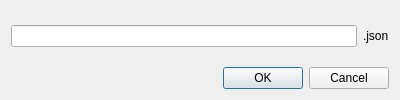
<?xml version="1.0" encoding="UTF-8"?>
<ui version="4.0">
 <class>ItemName</class>
 <widget class="QDialog" name="ItemName">
  <property name="geometry">
   <rect>
    <x>0</x>
    <y>0</y>
    <width>400</width>
    <height>100</height>
   </rect>
  </property>
  <property name="sizePolicy">
   <sizepolicy hsizetype="Preferred" vsizetype="Preferred">
    <horstretch>0</horstretch>
    <verstretch>0</verstretch>
   </sizepolicy>
  </property>
  <property name="windowTitle">
   <string>Dialog</string>
  </property>
  <layout class="QVBoxLayout" name="verticalLayout">
   <item>
    <layout class="QHBoxLayout" name="horizontalLayout">
     <item>
      <widget class="QLineEdit" name="lineEditName"/>
     </item>
     <item>
      <widget class="QLabel" name="labelExtension">
       <property name="text">
        <string>.json</string>
       </property>
      </widget>
     </item>
    </layout>
   </item>
   <item>
    <widget class="QDialogButtonBox" name="buttonBox">
     <property name="orientation">
      <enum>Qt::Horizontal</enum>
     </property>
     <property name="standardButtons">
      <set>QDialogButtonBox::Cancel|QDialogButtonBox::Ok</set>
     </property>
    </widget>
   </item>
  </layout>
 </widget>
 <resources/>
 <connections>
  <connection>
   <sender>buttonBox</sender>
   <signal>accepted()</signal>
   <receiver>ItemName</receiver>
   <slot>accept()</slot>
   <hints>
    <hint type="sourcelabel">
     <x>248</x>
     <y>254</y>
    </hint>
    <hint type="destinationlabel">
     <x>157</x>
     <y>274</y>
    </hint>
   </hints>
  </connection>
  <connection>
   <sender>buttonBox</sender>
   <signal>rejected()</signal>
   <receiver>ItemName</receiver>
   <slot>reject()</slot>
   <hints>
    <hint type="sourcelabel">
     <x>316</x>
     <y>260</y>
    </hint>
    <hint type="destinationlabel">
     <x>286</x>
     <y>274</y>
    </hint>
   </hints>
  </connection>
 </connections>
</ui>
